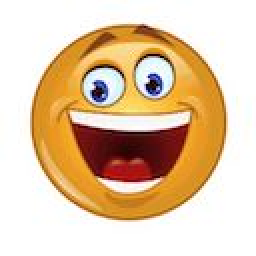
#> input picture mandatory1/task1_understanding_OTP/example/plaintext.jpeg, 128 x 128 px (shown 2 times larger)
$ python images_xor.py example/plaintext.jpeg example/plaintext.jpeg example/plaintext.jpeg
#> lines starting #> are read from the running program, lines starting #| are printed output that depends on the picture; after the words box and inside, x2 and y2 are one past the last pixel; in counts of white or black regions, pixels touching at a corner belong together
#!/usr/bin/python3
from PIL import Image, ImageChops
import sys


try:
    # 3 parameters are expected when running the script.
    # In order: the name of the file containing the plaintext,
    # the name of the file containing the key, and the name of the file where
    # the result of the XOR will be stored.
    # Both the plaintext and the key should be bitmap images of the same size (number of pixels).
    plaintextFilename = sys.argv[1]
    keyFilename = sys.argv[2]
    encryptionFilename = sys.argv[3]

    # load images
    plaintext = Image.open(plaintextFilename).convert("1")
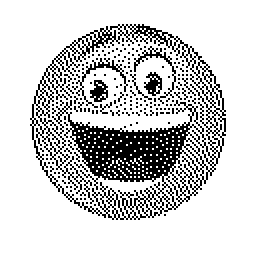
#> plaintext: PIL image 128x128 1 (shown 2 times larger); 80.6% white; black in thin lines or dots, all inside (x1, y1, x2, y2) = (15, 12, 113, 110)
    key = Image.open(keyFilename).convert("1")

    # If either the plaintext or the key are not B/W images,
    # they will be converted to one.
    # If you want to see the converted image, uncomment the following two lines
    #plaintext.show()
    #key.show()

    # compute the XOR
    ciphertext = ImageChops.logical_xor(plaintext, key)
#> ciphertext: PIL image 128x128 1; every value is 0
    ciphertext.save(encryptionFilename)
    print("Script finished successfully")

except Exception as exc:
    print("Error:", exc)
